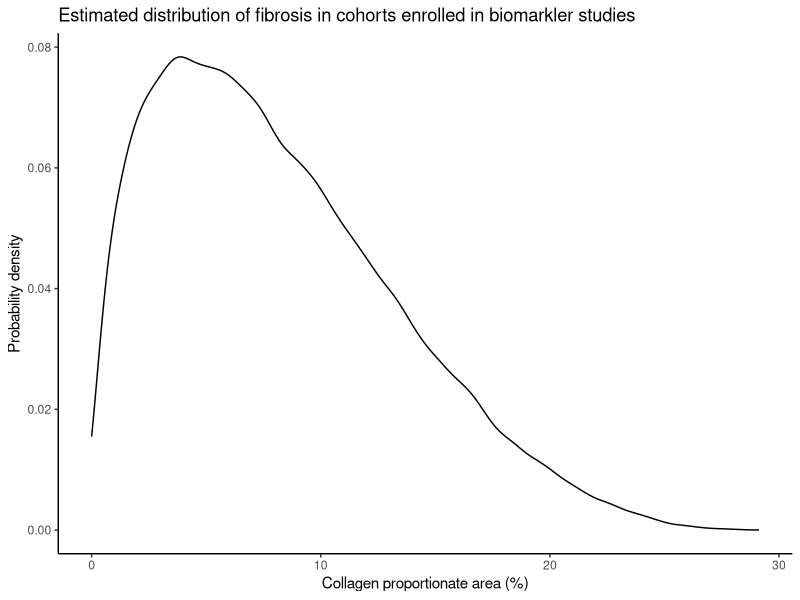

This chart was generated by the following R code: (Note: this script raises an error after producing the figure.)
library(tidyverse)

# function to simulate liver biopsy staging for a patient with given fibrosis area
simulate_biopsy <- function(simulated_data) {
  
  left_join(simulated_data, prob_data) %>%
    mutate(
      est_stage = 
        case_when(
          throw_est < prob_f0 ~ "F0",
          throw_est > prob_f0 & throw_est < prob_f0 + prob_f1 ~ "F1",
          throw_est > prob_f0 + prob_f1 & throw_est < prob_f0 + prob_f1 + prob_f2 ~ "F2",
          throw_est > prob_f0 + prob_f1 + prob_f2 & throw_est < prob_f0 + prob_f1 + prob_f2 + prob_f3 ~ "F3",
          throw_est > prob_f0 + prob_f1 + prob_f2 + prob_f3 ~ "F4",
          TRUE ~ "error"
        ),
      est_stage = as_factor(est_stage),
      est_stage = fct_relevel(est_stage, c("F0", "F1", "F2", "F3", "F4")),
      true_stage = 
        case_when(
          throw_true < prob_f0 ~ "F0",
          throw_true > prob_f0 & throw_true < prob_f0 + prob_f1 ~ "F1",
          throw_true > prob_f0 + prob_f1 & throw_true < prob_f0 + prob_f1 + prob_f2 ~ "F2",
          throw_true > prob_f0 + prob_f1 + prob_f2 & throw_true < prob_f0 + prob_f1 + prob_f2 + prob_f3 ~ "F3",
          throw_true > prob_f0 + prob_f1 + prob_f2 + prob_f3 ~ "F4",
          TRUE ~ "error"
        )
    ) %>%
    mutate(
      advanced = 
        if_else(true_stage == "F3" | true_stage == "F4", "advanced", "early"),
      significant =
        if_else(true_stage == "F2" | true_stage == "F3" | true_stage == "F4", "significant", "early"),
      cpa = as.numeric(cpa)
    ) 
  
}

# generate distribution for test population, n = 100,000
n_sim <- 200000

## plot distribution of fibrosis
dist_plot <-
  ggplot() +
  geom_density(aes(x = rbeta(n_sim, 1.5, 4) * 30)) +
  theme_classic() + 
  xlab("Collagen proportionate area (%)") +
  ylab("Probability density") +
  ggtitle("Estimated distribution of fibrosis in cohorts enrolled in biomarkler studies")


## generate 100,000 simulated patients across that distribution
sim_biopsy_grey <-
  tibble(
    cpa = round(rbeta(n_sim, 1.5, 4) * 30, 1),
    throw_true = runif(n_sim),
    throw_est = runif(n_sim)
  ) %>%
  mutate(cpa = as.character(cpa)) %>%
  filter(cpa > 1) %>%
  slice_head(n = 100000)

grey <- simulate_biopsy(sim_biopsy_grey)

# write_csv(grey, "grey_patients.csv") # not run, included in repo
